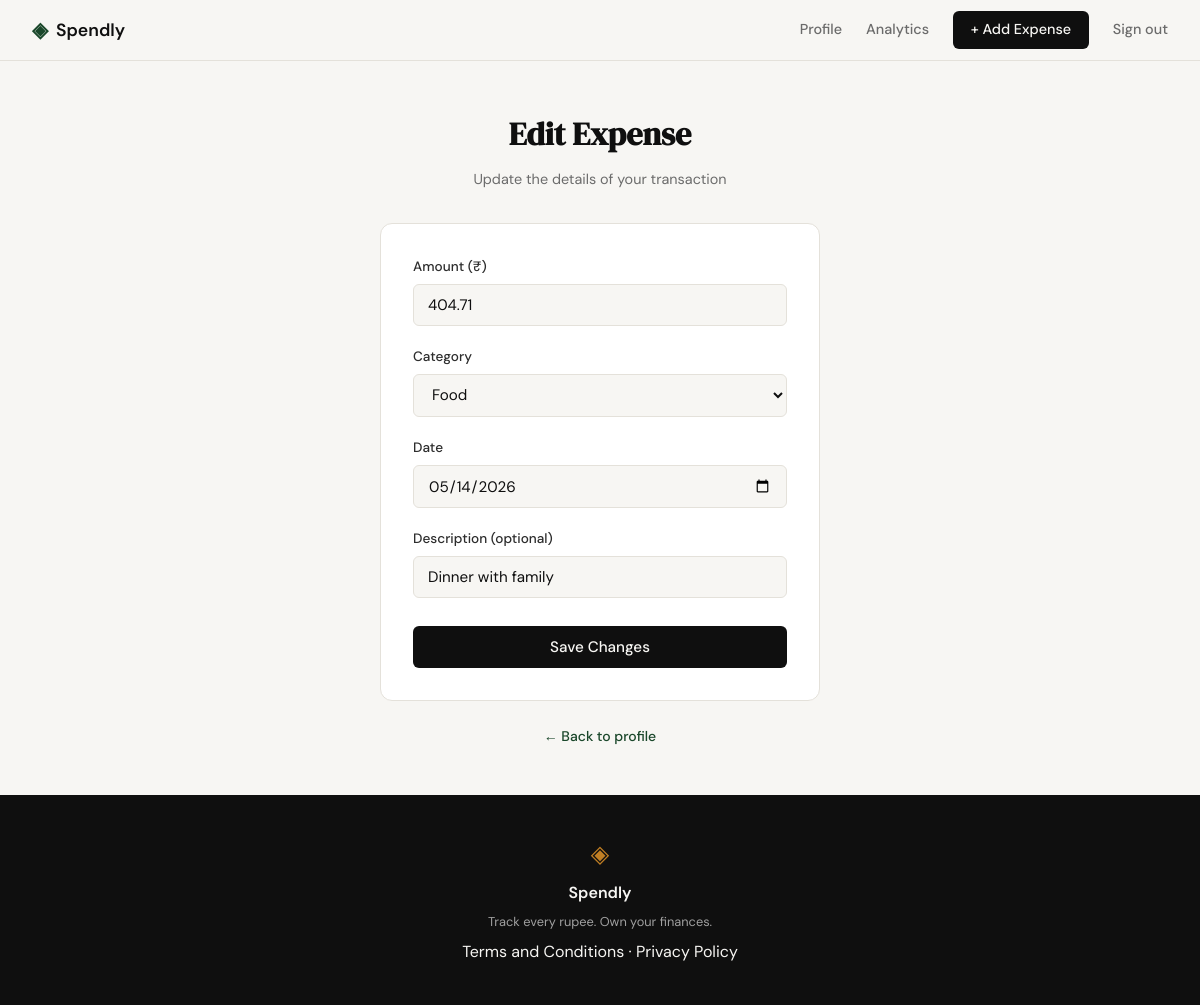
The page /expenses/18/edit (signed in) on the database its author committed.
### tables this page shows
CREATE TABLE expenses (
            id          INTEGER PRIMARY KEY AUTOINCREMENT,
            user_id     INTEGER NOT NULL REFERENCES users(id),
            amount      REAL    NOT NULL,
            category    TEXT    NOT NULL,
            date        TEXT    NOT NULL,
            description TEXT,
            created_at  TEXT    DEFAULT (datetime('now'))
        );

### app.py (the view, shortened to what this page needs)
@app.route("/expenses/<int:id>/edit", methods=["GET", "POST"])
def edit_expense(id):
    if not session.get("user_id"):
        return redirect(url_for("login"))
    user_id = session["user_id"]
    expense = get_expense_by_id(id, user_id)
    if expense is None:
        abort(404)
    if request.method == "GET":
        return render_template("edit_expense.html", categories=CATEGORIES, form=expense)

### database/db.py (called while the page is built)
def get_db():
    conn = sqlite3.connect("spendly.db")
    conn.row_factory = sqlite3.Row
    conn.execute("PRAGMA foreign_keys = ON")
    return conn

### database/queries.py (called while the page is built)
def get_expense_by_id(expense_id, user_id):
    db = get_db()
    try:
        return db.execute(
            "SELECT id, amount, category, date, description "
            "FROM expenses WHERE id = ? AND user_id = ?",
            (expense_id, user_id),
        ).fetchone()
    finally:
        db.close()

### templates/edit_expense.html (shortened to what this page needs)
{% extends "base.html" %}
{% block content %}
<section class="auth-section">
    <div class="auth-container">
        <div class="auth-header">
            <h1 class="auth-title">Edit Expense</h1>
            <p class="auth-subtitle">Update the details of your transaction</p>
        </div>
        <div class="auth-card">
            <form method="POST">
                <div class="form-group">
                    <label for="amount">Amount (₹)</label>
                    <input type="number" id="amount" name="amount"
                           class="form-input" placeholder="0.00"
                           step="0.01" min="0.01"
                           value="{{ form.amount if form else '' }}"
                           required autofocus>
                </div>
                <div class="form-group">
                    <label for="category">Category</label>
                    <select id="category" name="category" class="form-input" required>
                        {% for cat in categories %}
                        <option value="{{ cat }}"
                            {% if form and form.category == cat %}selected{% endif %}>
                            {{ cat }}
                        </option>
                        {% endfor %}
                    </select>
                </div>
                <div class="form-group">
                    <label for="date">Date</label>
                    <input type="date" id="date" name="date"
                           class="form-input"
                           value="{{ form.date if form else '' }}"
                           required>
                </div>
                <div class="form-group">
                    <label for="description">Description <span class="form-optional">(optional)</span></label>
                    <input type="text" id="description" name="description"
                           class="form-input" placeholder="e.g. Lunch at café"
                           value="{{ form.description if form else '' }}">
                </div>
                <button type="submit" class="btn-submit">Save Changes</button>
            </form>
        </div>
        <p class="auth-switch">
            <a href="{{ url_for('profile') }}">← Back to profile</a>
        </p>
    </div>
</section>
{% endblock %}

### static/css/style.css (style rules this page uses)
:root { --ink: #0f0f0f; --ink-soft: #2d2d2d; --ink-muted: #6b6b6b; --ink-faint: #a0a0a0; --paper: #f7f6f3; --paper-warm: #f0ede6; --paper-card: #ffffff; --accent: #1a472a; --accent-light: #e8f0eb; --accent-2: #c17f24; --accent-2-light: #fdf3e3; --danger: #c0392b; --danger-light: #fdecea; --border: #e4e1da; --border-soft: #eeebe4; --font-display: 'DM Serif Display', Georgia, serif; --font-body: 'DM Sans', system-ui, sans-serif; --max-width: 1200px; --auth-width: 440px; --radius-sm: 6px; --radius-md: 12px; --radius-lg: 20px; }
*, *::before, *::after { box-sizing: border-box; margin: 0; padding: 0; }
html { font-size: 16px; scroll-behavior: smooth; }
body { background: var(--paper); color: var(--ink); font-family: var(--font-body); font-size: 1rem; line-height: 1.6; -webkit-font-smoothing: antialiased; }
a { color: inherit; text-decoration: none; }
.auth-section { min-height: calc(100vh - 60px - 100px); display: flex; align-items: center; justify-content: center; padding: 3rem 2rem; }
.auth-container { width: 100%; max-width: var(--auth-width); }
.auth-header { text-align: center; margin-bottom: 2rem; }
.auth-title { font-family: var(--font-display); font-size: 2rem; color: var(--ink); margin-bottom: 0.5rem; }
.auth-subtitle { font-size: 0.9rem; color: var(--ink-muted); }
.auth-card { background: var(--paper-card); border: 1px solid var(--border); border-radius: var(--radius-md); padding: 2rem; margin-bottom: 1.5rem; }
.form-group { margin-bottom: 1.25rem; }
.form-group label { display: block; font-size: 0.85rem; font-weight: 500; color: var(--ink-soft); margin-bottom: 0.4rem; }
.form-input { width: 100%; padding: 0.6rem 0.875rem; border: 1px solid var(--border); border-radius: var(--radius-sm); font-family: var(--font-body); font-size: 0.95rem; color: var(--ink); background: var(--paper); outline: none; transition: border-color 0.2s; }
.form-input::placeholder { color: var(--ink-faint); }
.btn-submit { width: 100%; padding: 0.7rem; background: var(--ink); color: var(--paper); border: none; border-radius: var(--radius-sm); font-family: var(--font-body); font-size: 0.95rem; font-weight: 500; cursor: pointer; transition: background 0.2s; margin-top: 0.5rem; }
.auth-switch { text-align: center; font-size: 0.875rem; color: var(--ink-muted); }
.auth-switch a { color: var(--accent); font-weight: 500; }

### rows shown on the page
expenses: amount "404.71", category "Food", date "05/14/2026", description "Dinner with family"
